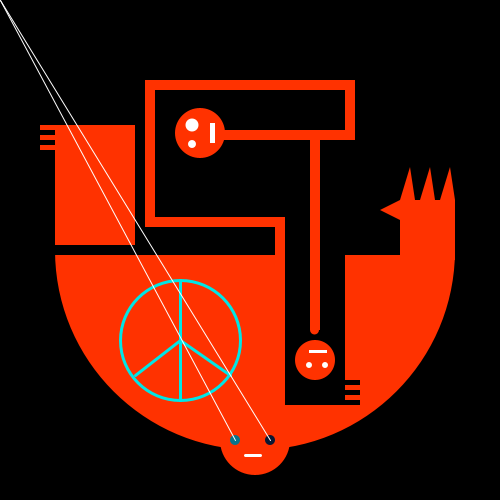
Frame 1 (no input)
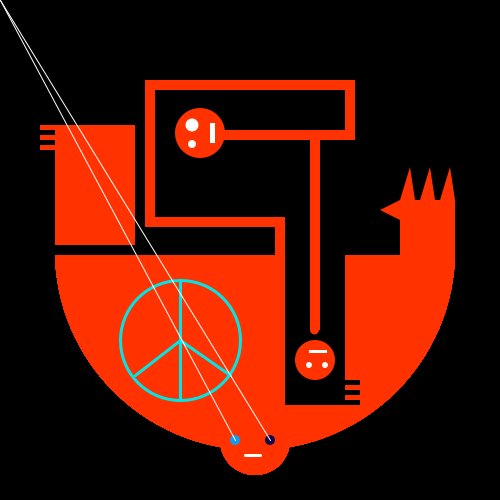
Frame 60 (the mouse pressed at the canvas centre just before this capture)
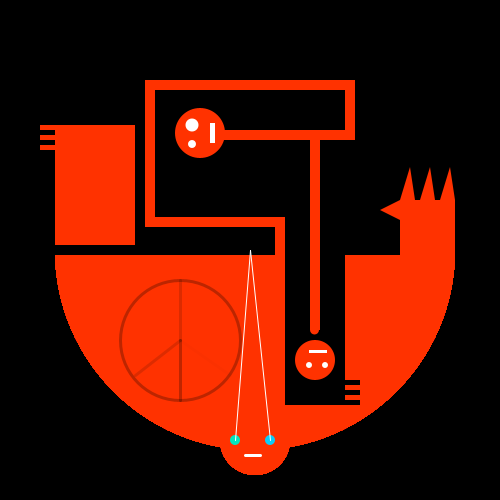
Frame 120 (the mouse held since frame 60 and released just before this capture)

The Processing sketch that drew these frames (run headless with seeded random() and noise(); from frame 60 on, the mouse is pressed at the canvas centre):

// Processing sketch: processing_38874
// ── processing_38874.pde

void setup() {
size(500,500);
background(0);

}


void draw(){
  
noStroke();
fill(255,50,0);
ellipse(255,440,70,70);

fill(255,50,0);
ellipse(255,250,400,400);



stroke(255);
strokeWeight(3);
line(245,455,260,455);//mouse1



noStroke();
fill(0);
rect(0,0,500,255);

noStroke();
fill(255,50,0);
rect(55,125,80,120);

noStroke();
fill(255,50,0);
rect(40,125,80,5);// toe

noStroke();
fill(255,50,0);
rect(40,135,80,5);// toe

noStroke();
fill(255,50,0);
rect(40,145,80,5);// toe


noStroke();
fill(0);
rect(285,250,60,155);

noStroke();
fill(0);
rect(300,400,60,5);

noStroke();
fill(0);
rect(300,390,60,5);

noStroke();
fill(0);
rect(300,380,60,5);

noStroke();
fill(255,50,0);
rect(400,200,55,60);

noStroke();
fill(255,50,0);
triangle(410,167,400,200,415,200);

noStroke();
fill(255,50,0);
triangle(430,167,420,200,435,200);

noStroke();
fill(255,50,0);
triangle(450,167,440,200,455,200);

noStroke();
fill(255,50,0);
triangle(380,210,400,220,400,200);


noStroke();
fill(255,50,0);
rect(275,220,10,40);

noStroke();
fill(255,50,0);
rect(145,217,140,10);

noStroke();
fill(255,50,0);
rect(145,90,10,130);

noStroke();
fill(255,50,0);
rect(145,80,210,10);

noStroke();
fill(255,50,0);
rect(345,90,10,50);

noStroke();
fill(255,50,0);
rect(220,130,130,10);

noStroke();
fill(255,50,0);
ellipse(200,133,50,50); 

noStroke();
fill(255);
ellipse(192,125,13,13);

noStroke();
fill(255);
ellipse(192,144,8,8); 

noStroke();
fill(255);
rect(210,123,5,20);

noStroke();
fill(255,50,0);
rect(310,130,10,200);

noStroke();
fill(255,50,0);
ellipse(315,360,40,40);

noStroke();
fill(255,50,0);
ellipse(314.5,330,9,9); 

noStroke();
fill(255);
ellipse (325,365,6,6);

noStroke();
fill(255);
ellipse(309,365,6,6);

noStroke();
fill(255);
rect(309,350,18,3);


strokeWeight(3);
stroke(random(0),random(100));
noFill();
//if the mouse is above the middle, then the line turns to bluish green.
if (mouseY<250) {stroke(0,230,230);}
ellipse(180,340,120,120);


strokeWeight(3);
stroke(random(0),random(100));
//if the mouse is above the middle, then the line turns to bluish green.
if (mouseY<250) {stroke(0,230,230);}
line(180,340,180,280);

strokeWeight(3);
stroke(random(0),random(100));
//if the mouse is above the middle, then the line turns to bluish green.
if (mouseY<250) {stroke(0,230,230);}
line(180,340,180,400);

strokeWeight(3);
stroke(random(0),random(100));
//if the mouse is above the middle, then the line turns to bluish green.
if (mouseY<250) {stroke(0,230,230);}
line(180,340,135,375);

strokeWeight(3);
stroke(random(0),random(100));
//if the mouse is above the middle, then the line turns to bluish green.
if (mouseY<250) {stroke(0,230,230);}
line(180,340,230,375);

noStroke();
fill(random(30),random(255),random(255));
ellipse(235,440,10,10); 

noStroke();
fill(random(30),random(255),random(255));
ellipse(270,440,10,10);

strokeWeight(1);
stroke(255);
line(mouseX,mouseY,235,440);

strokeWeight(1);
stroke(255);
line(mouseX,mouseY,270,440);


}



                                                                
